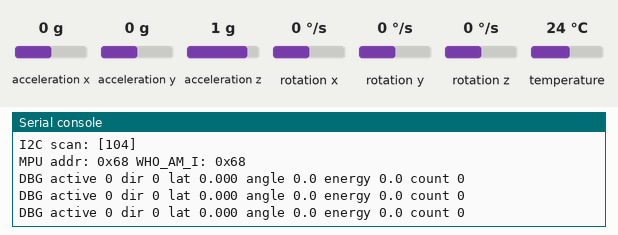
This program was run on a simulated ESP32 board running MicroPython. On the bench: the last lines printed to the serial console. The inputs (shaded band) are chosen by the test bench; at power-on: acceleration x 0 g, acceleration y 0 g, acceleration z 1 g, rotation x 0 °/s, rotation y 0 °/s, rotation z 0 °/s, temperature 24 °C. WiFi joins after 1.5 s; values from a settings file that is not in the repository are placeholders; library files of the repository ran but are not shown: 1 file(s).

Above: at 3.9 s.
4.0 s: acceleration x set to -1.4 g
At 4.49 s:
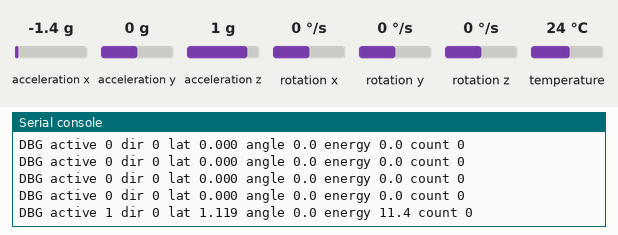
5.5 s: acceleration y set to -1.4 g
At 5.71 s:
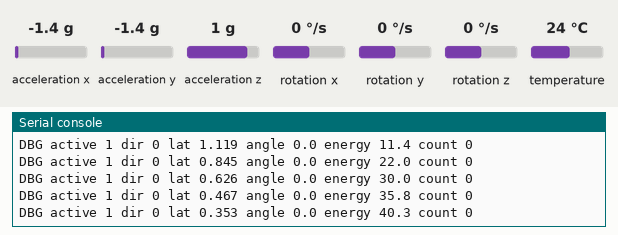
7.0 s: acceleration z set to -1.4 g
At 7.22 s:
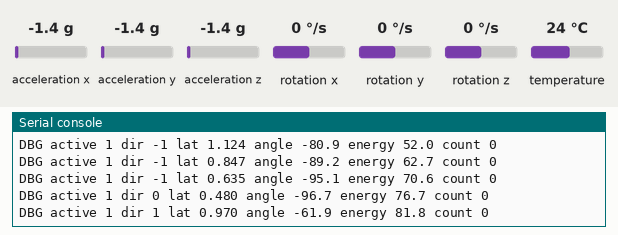
Timing chart, 0 to 10.0 s (numbered marks = the images above; inputs shaded):
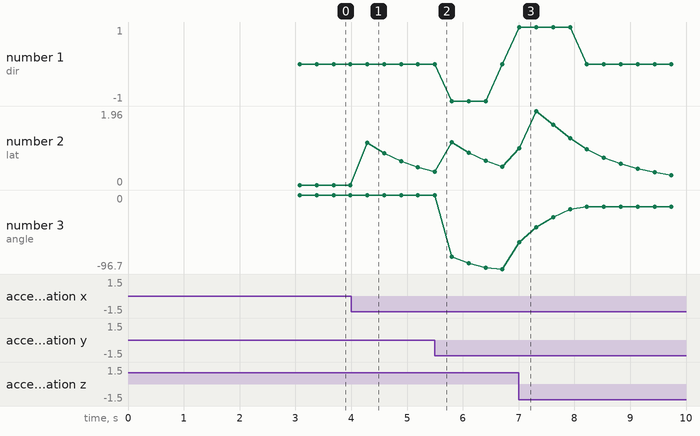

Measured:
- after the input at 4.0 s, the serial console: prints a new line after 0.29 s (image 1)
- after the input at 7.0 s, the serial console: prints a new line at once (image 3)
- plotted number 2: 0 → 0.35 after the input at 4.0 s, 0.35 → 0.48 after the input at 5.5 s, 0.48 → 0.01 after the input at 7.0 s
- plotted number 3: 0 → -96.7 after the input at 5.5 s

The program:

main.py
```python
import utime # pyright: ignore[reportMissingImports]
import configAcc
import wifi
from osc_client import OSCClient
from accelerometre import DetecteurTouillage

print("=== WIFI ===")
wlan = wifi.connect_blocking()

print("=== OSC CLIENT ===")
osc = OSCClient(configAcc.OSC_TARGET_IP, configAcc.OSC_TARGET_PORT)

print("=== ACCÉLÉRO ===")
det = DetecteurTouillage()
det.demarrer()

last_dbg = utime.ticks_ms()

while True:
    wlan = wifi.ensure_connected(wlan)

    data = det.update()

    # Print humain
    if data["event"] == 1:
        if data["event_dir"] == 1:
            print("rotation droite")
        else:
            print("rotation gauche")

    # OSC stream (1 message)
    # args: device_id(hash), active, dir, event, event_dir, lateral_g, angle_deg, energy, count
    # device_id en int: simple hash stable
    dev = 0
    for c in configAcc.DEVICE_ID:
        dev = (dev * 31 + ord(c)) & 0x7fffffff

    osc.send(
        configAcc.OSC_ADDR_STATE,
        dev,
        int(data["active"]),
        int(data["dir"]),
        int(data["event"]),
        int(data["event_dir"]),
        float(data["lateral_g"]),
        float(data["angle_deg"]),
        float(data["energy"]),
        int(data["count"]),
    )

    if data["event"] == 1:
        osc.send(
            configAcc.OSC_ADDR_EVENT,
            dev,
            int(data["event_dir"]),
            int(data["count"])
        )

    if utime.ticks_diff(utime.ticks_ms(), last_dbg) > configAcc.DEBUG_INTERVAL_MS:
        print(
            "DBG",
            "active", data["active"],
            "dir", data["dir"],
            "lat", "{:.3f}".format(data["lateral_g"]),
            "angle", "{:.1f}".format(data["angle_deg"]),
            "energy", "{:.1f}".format(data["energy"]),
            "count", data["count"],
        )
        last_dbg = utime.ticks_ms()

    utime.sleep_ms(configAcc.LOOP_PERIOD_MS)
```

configAcc.py
```python
DEVICE_ID = "stir_1"

# ===== Wi-Fi =====
WIFI_SSID = "xxxxx"
WIFI_PASSWORD = "xxxx"

# ===== OSC target (Mac) =====
OSC_TARGET_IP = "00.00.000.000" # Mettre bonne ip
OSC_TARGET_PORT = 8000 # Mettre bon port

# OSC addresses
OSC_ADDR_STATE = "/stir"
OSC_ADDR_EVENT = "/stir/event"

# Cadence
LOOP_PERIOD_MS = 25  # ~40 Hz
DEBUG_INTERVAL_MS = 300
PRINT_I2C_SCAN = True

# ===== I2C / MPU6050 =====
I2C_SCL_PIN = 22
I2C_SDA_PIN = 21
I2C_FREQ_HZ = 100000
MPU_CANDIDATES = (0x68, 0x69)

# ===== Détection touillage (accéléro) =====
# Plus petit = plus sensible
LATERAL_START_G = 0.03
LATERAL_STOP_G  = 0.02
LATERAL_MIN_FOR_ANGLE_G = 0.025

# Tour complet
TOUR_SEUIL_DEG = 360.0
MAX_PAUSE_MS = 500

# Contrainte amplitude (plus petit = plus facile, plus grand = exige gros rond)
ENERGIE_LATERALE_MIN = 8.0

# Filtres
GRAVITY_ALPHA = 0.02
LATERAL_ALPHA = 0.35

# Droite / Gauche (si inversé: -1)
DROITE_GAUCHE_SIGN = -1
```

wifi.py
```python
# wifi.py
import network # pyright: ignore[reportMissingImports]
import utime # pyright: ignore[reportMissingImports]
import config

def connect_blocking():
    wlan = network.WLAN(network.STA_IF)

    wlan.active(False)
    utime.sleep_ms(200)
    wlan.active(True)
    utime.sleep_ms(200)

    try:
        wlan.config(pm=0xa11140)  # disable power-save
    except:
        pass

    attempt = 0
    while not wlan.isconnected():
        attempt += 1
        try:
            wlan.disconnect()
        except:
            pass

        print("WiFi connect attempt", attempt)
        wlan.connect(config.WIFI_SSID, config.WIFI_PASSWORD)

        t0 = utime.ticks_ms()
        while (not wlan.isconnected()) and utime.ticks_diff(utime.ticks_ms(), t0) < 20000:
            utime.sleep_ms(250)

        if not wlan.isconnected():
            st = None
            try:
                st = wlan.status()
            except:
                pass
            print("WiFi not connected, status:", st, "- retry")
            utime.sleep_ms(800)

    print("ESP32 IP:", wlan.ifconfig()[0])
    return wlan

def ensure_connected(wlan):
    if wlan.isconnected():
        return wlan
    print("WiFi dropped -> reconnect")
    return connect_blocking()
```

osc_client.py
```python
import socket
import struct

def _pad4(b: bytes) -> bytes:
    n = (4 - (len(b) % 4)) % 4
    return b + (b"\x00" * n)

def _osc_str(s: str) -> bytes:
    return _pad4(s.encode("utf-8") + b"\x00")

def _osc_tags(args) -> str:
    t = ","
    for a in args:
        if isinstance(a, int):
            t += "i"
        else:
            t += "f"
    return t

def _osc_args(args) -> bytes:
    out = b""
    for a in args:
        if isinstance(a, int):
            out += struct.pack(">i", a)
        else:
            out += struct.pack(">f", float(a))
    return out

class OSCClient:
    def __init__(self, ip: str, port: int):
        self.ip = ip
        self.port = port
        self.sock = socket.socket(socket.AF_INET, socket.SOCK_DGRAM)

    def send(self, address: str, *args):
        msg = _osc_str(address)
        msg += _osc_str(_osc_tags(args))
        msg += _osc_args(args)
        self.sock.sendto(msg, (self.ip, self.port))
```

accelerometre.py
```python
# C'était plus facile de faire en français. Désolé pour ce fichier.

import utime # pyright: ignore[reportMissingImports]
import struct
import math
from machine import Pin, I2C # pyright: ignore[reportMissingImports]
import configAcc

# MPU6050 regs
REG_PWR_MGMT_1 = 0x6B
REG_WHO_AM_I   = 0x75
REG_CONFIG     = 0x1A
REG_GYRO_CFG   = 0x1B
REG_ACCEL_CFG  = 0x1C
REG_DATA_START = 0x3B  # accel(6) + temp(2) + gyro(6)

ACC_LSB_PER_G = 16384.0
EPS = 1e-6

def norme(x, y, z):
    return math.sqrt(x*x + y*y + z*z)

def signe(x, dead=0.0):
    if x > dead: return 1
    if x < -dead: return -1
    return 0

def recuperer_bus_i2c():
    scl = Pin(configAcc.I2C_SCL_PIN, Pin.OPEN_DRAIN, value=1)
    sda = Pin(configAcc.I2C_SDA_PIN, Pin.OPEN_DRAIN, value=1)
    utime.sleep_us(50)
    for _ in range(9):
        scl.value(0); utime.sleep_us(10)
        scl.value(1); utime.sleep_us(10)
    sda.value(0); utime.sleep_us(10)
    scl.value(1); utime.sleep_us(10)
    sda.value(1); utime.sleep_us(10)

def creer_i2c():
    scl = Pin(configAcc.I2C_SCL_PIN, Pin.PULL_UP)
    sda = Pin(configAcc.I2C_SDA_PIN, Pin.PULL_UP)
    return I2C(0, scl=scl, sda=sda, freq=configAcc.I2C_FREQ_HZ)

def lire_who_am_i(i2c, addr):
    try:
        return i2c.readfrom_mem(addr, REG_WHO_AM_I, 1)[0]
    except:
        return None

def configurer_mpu(i2c, addr):
    i2c.writeto_mem(addr, REG_PWR_MGMT_1, b"\x00")
    utime.sleep_ms(50)
    i2c.writeto_mem(addr, REG_CONFIG, b"\x03")
    i2c.writeto_mem(addr, REG_GYRO_CFG, b"\x00")
    i2c.writeto_mem(addr, REG_ACCEL_CFG, b"\x00")

def lire_accel_brut(i2c, addr):
    data = i2c.readfrom_mem(addr, REG_DATA_START, 14)
    ax, ay, az, _t, _gx, _gy, _gz = struct.unpack(">hhhhhhh", data)
    return ax, ay, az

class DetecteurTouillage:

    def __init__(self):
        self.i2c = None
        self.addr = None

        self.grav_x = 0.0
        self.grav_y = 0.0
        self.grav_z = 0.0

        self.lat_fx = 0.0
        self.lat_fy = 0.0
        self.lat_fz = 0.0

        self.prev_lat_x = 0.0
        self.prev_lat_y = 0.0
        self.prev_lat_z = 0.0
        self.has_prev = False

        self.geste_actif = False
        self.dernier_ok_ms = 0

        self.angle_deg = 0.0
        self.direction_live = 0
        self.nb_tours = 0

        self.energie_laterale = 0.0

    def demarrer(self):
        recuperer_bus_i2c()
        self.i2c = creer_i2c()

        if configAcc.PRINT_I2C_SCAN:
            try:
                print("I2C scan:", self.i2c.scan())
            except:
                print("I2C scan: []")

        for a in configAcc.MPU_CANDIDATES:
            who = lire_who_am_i(self.i2c, a)
            if who == 0x68:
                self.addr = a
                break
        if self.addr is None:
            raise RuntimeError("MPU6050 NOT FOUND")

        print("MPU addr:", hex(self.addr), "WHO_AM_I:", hex(self.i2c.readfrom_mem(self.addr, REG_WHO_AM_I, 1)[0]))
        configurer_mpu(self.i2c, self.addr)

        # calibration gravité (immobile)
        sx = sy = sz = 0.0
        n = 0
        t0 = utime.ticks_ms()
        while utime.ticks_diff(utime.ticks_ms(), t0) < 800:
            axr, ayr, azr = lire_accel_brut(self.i2c, self.addr)
            sx += axr / ACC_LSB_PER_G
            sy += ayr / ACC_LSB_PER_G
            sz += azr / ACC_LSB_PER_G
            n += 1
            utime.sleep_ms(5)

        self.grav_x = sx / n
        self.grav_y = sy / n
        self.grav_z = sz / n

        self.reset_geste()

    def reset_geste(self):
        self.geste_actif = False
        self.has_prev = False
        self.direction_live = 0
        self.angle_deg = 0.0
        self.energie_laterale = 0.0

    def update(self):
        event = 0
        event_dir = 0

        try:
            axr, ayr, azr = lire_accel_brut(self.i2c, self.addr)
        except:
            recuperer_bus_i2c()
            self.i2c = creer_i2c()
            utime.sleep_ms(50)
            configurer_mpu(self.i2c, self.addr)
            return {
                "active": 0, "dir": 0, "event": 0, "event_dir": 0,
                "lateral_g": 0.0, "angle_deg": 0.0, "energy": 0.0, "count": self.nb_tours
            }

        acc_x = axr / ACC_LSB_PER_G
        acc_y = ayr / ACC_LSB_PER_G
        acc_z = azr / ACC_LSB_PER_G

        # gravité low-pass
        a = configAcc.GRAVITY_ALPHA
        self.grav_x = (1.0 - a) * self.grav_x + a * acc_x
        self.grav_y = (1.0 - a) * self.grav_y + a * acc_y
        self.grav_z = (1.0 - a) * self.grav_z + a * acc_z

        gmag = norme(self.grav_x, self.grav_y, self.grav_z) + EPS
        ghat_x = self.grav_x / gmag
        ghat_y = self.grav_y / gmag
        ghat_z = self.grav_z / gmag

        # lin = accel - gravité
        lin_x = acc_x - self.grav_x
        lin_y = acc_y - self.grav_y
        lin_z = acc_z - self.grav_z

        # latéral = projection perp à gravité
        dot = lin_x*ghat_x + lin_y*ghat_y + lin_z*ghat_z
        lat_x = lin_x - dot*ghat_x
        lat_y = lin_y - dot*ghat_y
        lat_z = lin_z - dot*ghat_z

        # filtre latéral
        la = configAcc.LATERAL_ALPHA
        self.lat_fx = (1.0 - la) * self.lat_fx + la * lat_x
        self.lat_fy = (1.0 - la) * self.lat_fy + la * lat_y
        self.lat_fz = (1.0 - la) * self.lat_fz + la * lat_z

        lateral_g = norme(self.lat_fx, self.lat_fy, self.lat_fz)
        now_ms = utime.ticks_ms()

        gate_on  = lateral_g >= configAcc.LATERAL_START_G
        gate_off = lateral_g <= configAcc.LATERAL_STOP_G

        if not self.geste_actif:
            if gate_on:
                self.geste_actif = True
                self.angle_deg = 0.0
                self.energie_laterale = 0.0
                self.has_prev = False
                self.dernier_ok_ms = now_ms
        else:
            if gate_on:
                self.dernier_ok_ms = now_ms
            else:
                if gate_off and utime.ticks_diff(now_ms, self.dernier_ok_ms) > configAcc.MAX_PAUSE_MS:
                    self.reset_geste()

        # énergie (amplitude)
        if self.geste_actif and lateral_g >= configAcc.LATERAL_MIN_FOR_ANGLE_G:
            self.energie_laterale += lateral_g

        # cumul angle + sens
        if self.geste_actif and lateral_g >= configAcc.LATERAL_MIN_FOR_ANGLE_G:
            if self.has_prev:
                prev_norm = norme(self.prev_lat_x, self.prev_lat_y, self.prev_lat_z)
                if prev_norm >= configAcc.LATERAL_MIN_FOR_ANGLE_G:
                    cx = self.prev_lat_y*self.lat_fz - self.prev_lat_z*self.lat_fy
                    cy = self.prev_lat_z*self.lat_fx - self.prev_lat_x*self.lat_fz
                    cz = self.prev_lat_x*self.lat_fy - self.prev_lat_y*self.lat_fx

                    dotp = self.prev_lat_x*self.lat_fx + self.prev_lat_y*self.lat_fy + self.prev_lat_z*self.lat_fz
                    cross_mag = norme(cx, cy, cz)

                    dtheta_deg = math.atan2(cross_mag, dotp + EPS) * 57.2957795
                    spin = cx*ghat_x + cy*ghat_y + cz*ghat_z

                    step_dir = signe(spin, 1e-8) * configAcc.DROITE_GAUCHE_SIGN
                    if step_dir != 0:
                        self.angle_deg += step_dir * dtheta_deg
                        self.direction_live = step_dir
                    else:
                        self.direction_live = 0

            self.prev_lat_x, self.prev_lat_y, self.prev_lat_z = self.lat_fx, self.lat_fy, self.lat_fz
            self.has_prev = True
        else:
            self.direction_live = 0

        # validation: angle + amplitude
        if self.geste_actif and abs(self.angle_deg) >= configAcc.TOUR_SEUIL_DEG:
            if self.energie_laterale >= configAcc.ENERGIE_LATERALE_MIN:
                self.nb_tours += 1
                event = 1
                event_dir = 1 if self.angle_deg > 0 else -1
            self.reset_geste()

        return {
            "active": 1 if self.geste_actif else 0,
            "dir": self.direction_live,
            "event": event,
            "event_dir": event_dir,
            "lateral_g": lateral_g,
            "angle_deg": self.angle_deg,
            "energy": self.energie_laterale,
            "count": self.nb_tours,
        }
```
